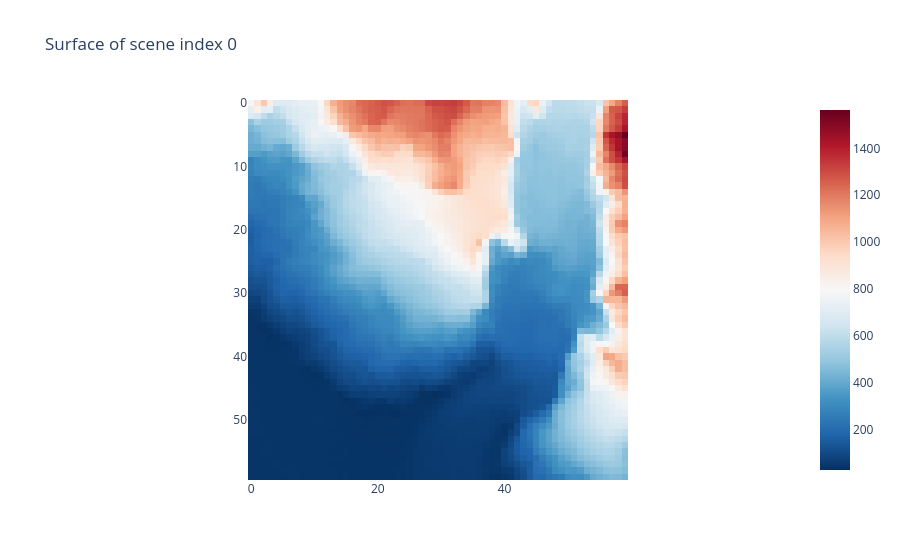

The code cell stored with this chart in its notebook:
### Code cell
fig = px.imshow(transant_scene_tensor_60[1, 1, :, :], 
                color_continuous_scale = 'RdBu_r',
                # DEFAULT for matrices: only tensor because of conversion
                origin = "upper", title = "Surface elevation [channel 1] of scene index 1")
fig.show()

### Figure 1 — Plotly figure (JSON) as saved in the notebook; plotly's stock layout.template omitted (floating-point values rounded to 4 significant figures; data arrays with more than 128 entries replaced by an {"elided": "..."} marker saying what was removed)
{"data": [{"coloraxis": "coloraxis", "hovertemplate": "x: %{x}<br>y: %{y}<br>color: %{z}<extra></extra>", "name": "0", "type": "heatmap", "xaxis": "x", "yaxis": "y", "z": {"elided": "60x60 float values"}}], "layout": {"coloraxis": {"colorscale": [[0, "rgb(5,48,97)"], [0.1, "rgb(33,102,172)"], [0.2, "rgb(67,147,195)"], [0.3, "rgb(146,197,222)"], [0.4, "rgb(209,229,240)"], [0.5, "rgb(247,247,247)"], [0.6, "rgb(253,219,199)"], [0.7, "rgb(244,165,130)"], [0.8, "rgb(214,96,77)"], [0.9, "rgb(178,24,43)"], [1, "rgb(103,0,31)"]]}, "title": {"text": "Surface of scene index 0"}, "xaxis": {"anchor": "y", "constrain": "domain", "domain": [0, 1], "scaleanchor": "y"}, "yaxis": {"anchor": "x", "autorange": "reversed", "constrain": "domain", "domain": [0, 1]}}}
